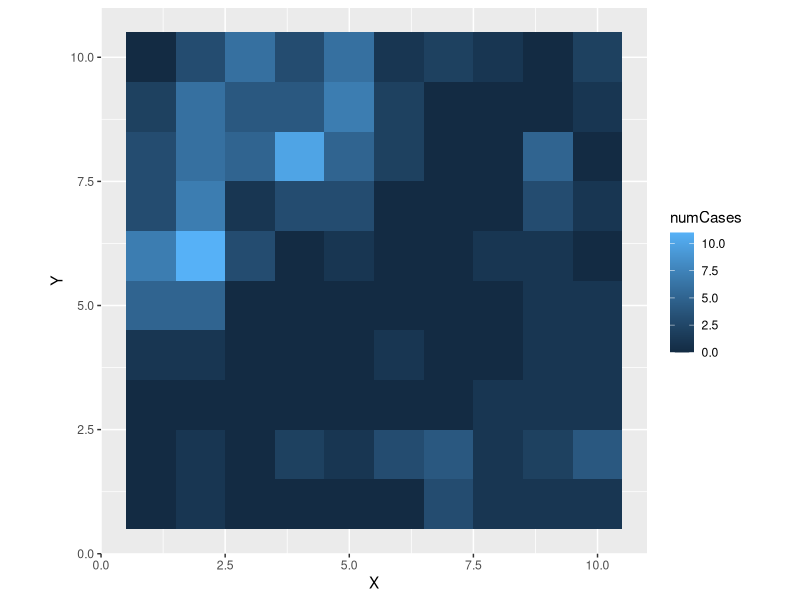
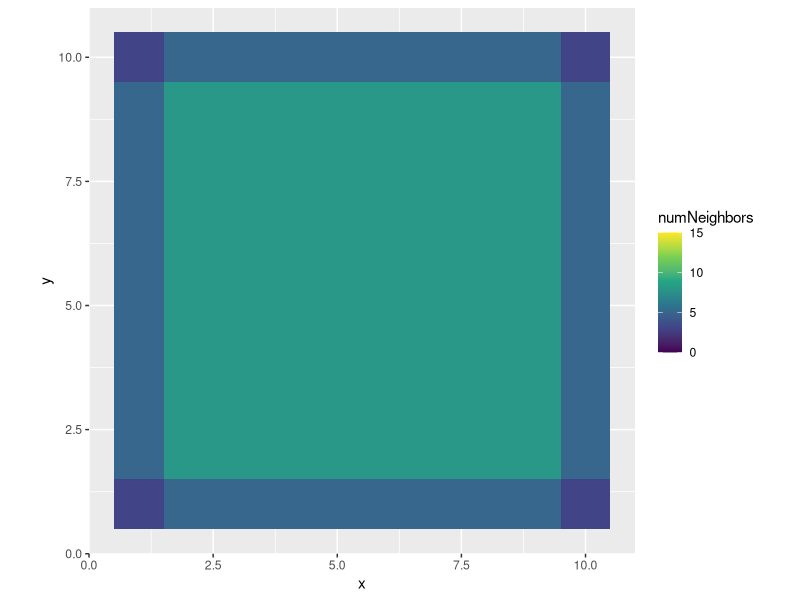
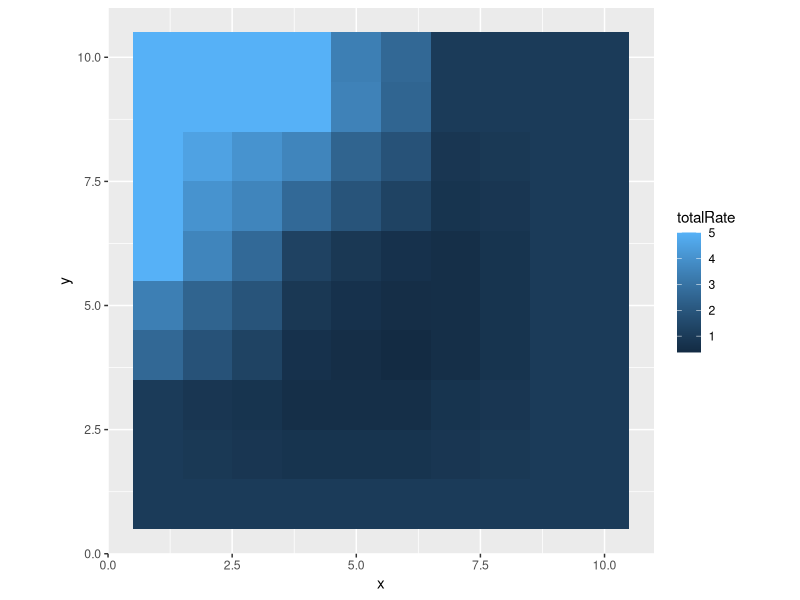
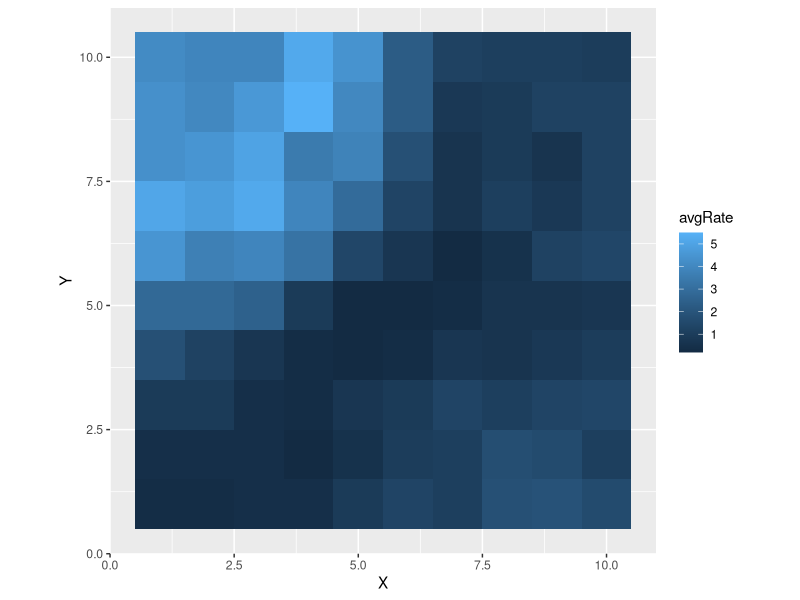

These charts were generated, in order, by the following R code:
## ---- chunk 1
library(tidyverse)
library(spdep)
## ---- chunk 2

makeSquareGrid <- function(D) {
  

  x_coords <- 1:D
  y_coords <- 1:D

## The expand.grid function creates a data frame
## with all possible combinations of the 
## input elements
  grid_df <- expand.grid(x_coords, y_coords)

## Set the variable names
colnames(grid_df) <- c("X","Y")

## Each cell also gets a unique ID from 1:D^2
grid_df$cellID <- 1:nrow(grid_df)

## Each cell has the same population
grid_df$N <- 100

return(grid_df)
}

D <- 10
grid_df <- makeSquareGrid(D)

## ---- chunk 3

## This is the background, per-capita rate in each 
## cell of our city
baseline_per_100 <- 1

## This is the relative risk of the outcome for individuals
## in the top-left qudrant
top_left_rr <- 5


## This is the relative risk of the outcome for 
## individuals living towards the center of the
## simulated city
center_rr <- 0.25

## Here, we initialize a variable for the per-capita rate
## within each cell
grid_df$rate <- 0

## This is just filling in the per-capita rates for each cell
## as a function of where they are on the grid (assuming a 10 x 10 grid)
grid_df <- grid_df %>%
    mutate(rate = case_when( (X <= 5) & (Y >= 5) ~ baseline_per_100*top_left_rr,
    .default = baseline_per_100)) %>%
        mutate(rate = case_when(between(X,3,7)&between(Y,3,7) ~ rate*center_rr,
        .default = rate))

## Now we can also draw the number of cases observed in 
## each grid cell
grid_df <- grid_df %>%
  mutate(p_disease = 1-exp(-rate/N))

## Simulate the observed number of cases in each cell
## as a function of the population size (N) and probability of diseaw
grid_df$numCases <- rbinom(nrow(grid_df), grid_df$N, grid_df$p_disease)


## ---- chunk 4
g <- ggplot(grid_df) + 
    geom_tile(aes(x = X, y = Y, fill = numCases)) + 
  coord_equal()
plot(g)
## ---- chunk 5
gridNeighbors <- cell2nb(D,D, type="queen", torus = FALSE)
xyc <- attr(gridNeighbors, "region.id")

## Extracts the x,y coords of each cell
xy <- matrix(as.integer(unlist(strsplit(xyc, ":"))), ncol=2, byrow=TRUE) 

xy <- data.frame(x = xy[,1], y = xy[,2])

gridNeighborMatrix <- nb2mat(gridNeighbors, zero.policy=TRUE, style="B")

gridNeighborCounts <- rowSums(gridNeighborMatrix)

xy$numNeighbors <- gridNeighborCounts

##print(gridNeighborMatrix[1:5, 1:10])
## ---- chunk 6

g <- ggplot(xy) + 
    geom_tile(aes(x = x, y = y, fill = numNeighbors)) + 
    scale_fill_viridis_c(limits = c(0,15)) + 
  coord_equal()
plot(g)

## ---- chunk 7
xy$totalRate <- gridNeighborMatrix %*% grid_df$rate / xy$numNeighbors
## ---- chunk 8
g <- ggplot(xy) + 
    geom_tile(aes(x = x, y = y, fill = totalRate)) + 
  coord_equal()
plot(g)
## ---- chunk 9
kNearestNeighborsList <- function(df, k) {
  xy <- df %>% 
  select(X,Y)

kNeighbors <- knearneigh(xy, k = k)$nn %>%
  data.frame()

kNeighbors$cellID <- 1:nrow(kNeighbors)

neighborsList <- kNeighbors %>% 
  pivot_longer(cols = !matches("cellID"), names_to = NULL, values_to = "neighborID") %>%
  arrange(cellID, neighborID)

return(neighborsList)
}

k <- 10
neighborsList <- kNearestNeighborsList(grid_df, k)

print(neighborsList)
## ---- chunk 10
## This takes a data frame with pairs of cells and neighbors and brings in 
## contextual information (number of cases, the per-capita rate) by cell.
## It then 
kNeighborsRates <- inner_join(neighborsList, grid_df,
                              by = join_by(neighborID == cellID)
                              ) %>% 
  select(cellID, numCases, rate) %>%
  group_by(cellID) %>%
  summarize(avgRate = sum(numCases)/k) %>%
  inner_join(select(grid_df, cellID, X, Y))

print(kNeighborsRates)
## ---- chunk 11
g <- ggplot(kNeighborsRates) + 
    geom_tile(aes(x = X, y = Y, fill = avgRate)) + 
  coord_equal()
plot(g)
